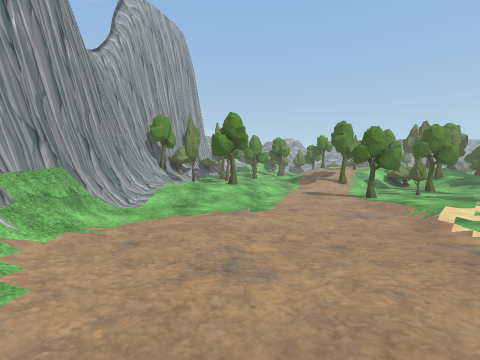
view 1 (above)

16 first-person views from a walk through a 3-D level made in the Unity game engine. The camera is 1.5 m above the floor, tilts 4° down and sees 90° across. The floor is counted in squares, 1 m on a side. Each view is taken from the middle of a square. On the plan, view 1 faces up. The plan holds only what a view shows up to about 13 squares ahead; the rest is blank. The place goes on beyond the plan. The player character is not drawn. Some animated figures are left out. Some surface patterns are stand-ins.

view 2
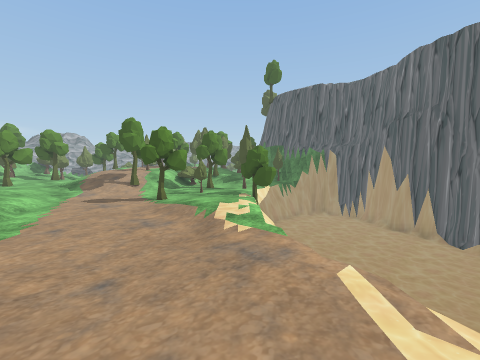

view 3
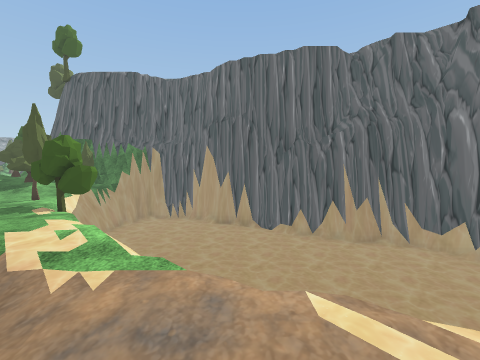

view 4
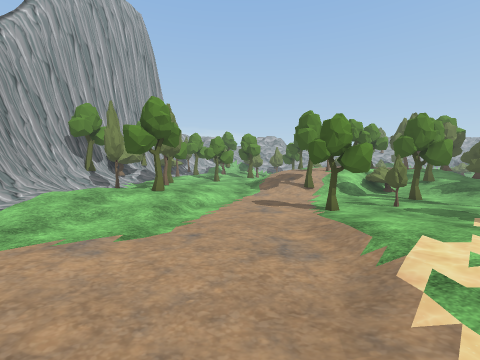

view 5
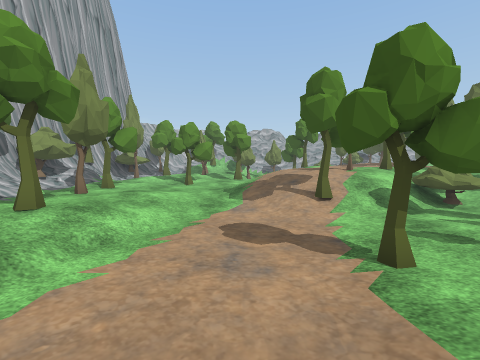

view 6
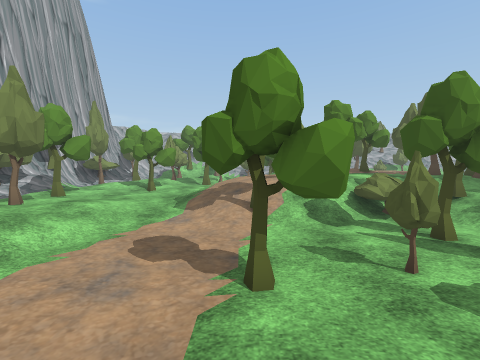

view 7
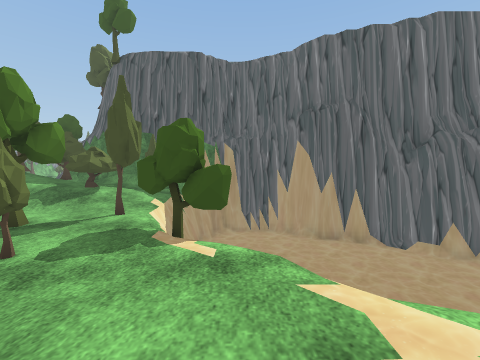

view 8
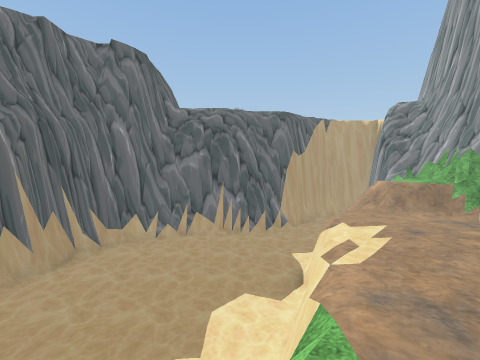

view 9
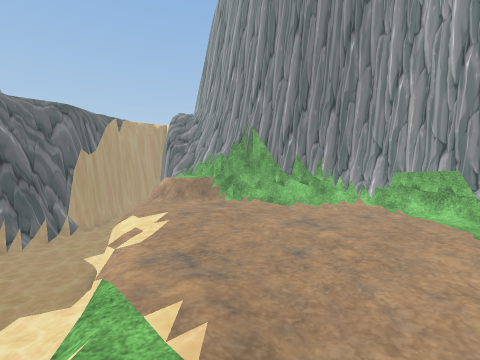

view 10
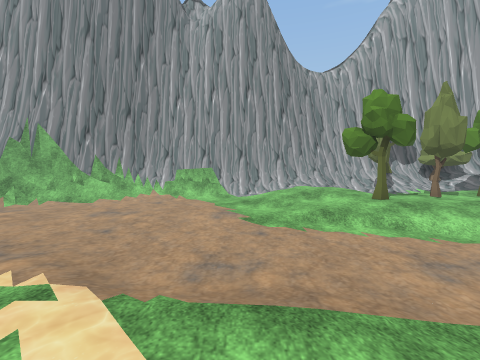

view 11
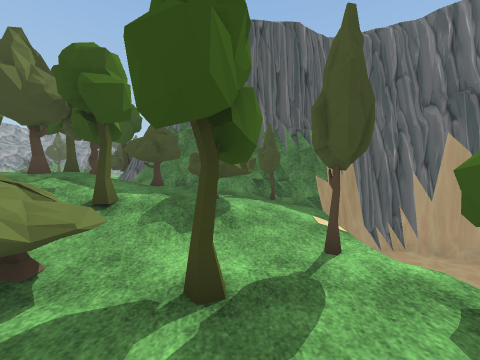

view 12
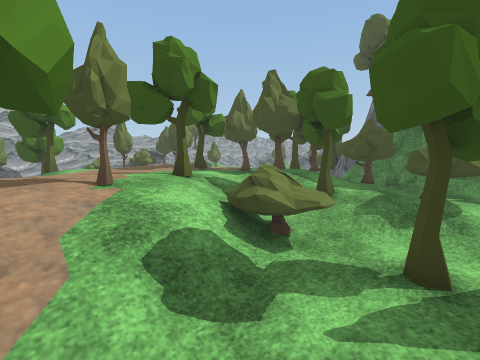

view 13
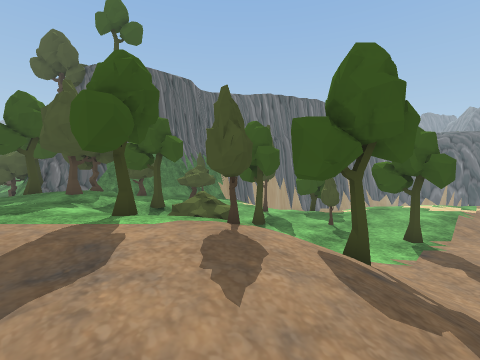

view 14
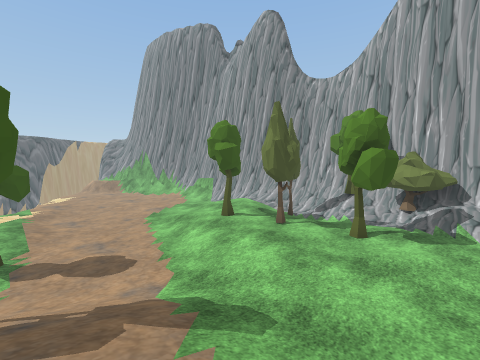

view 15
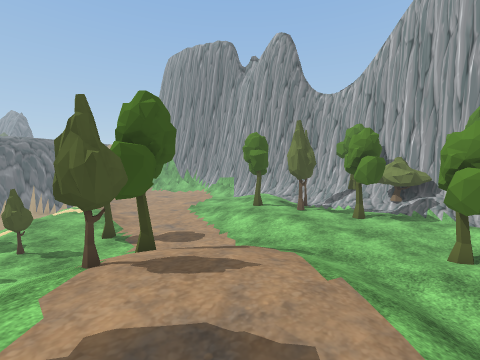

view 16
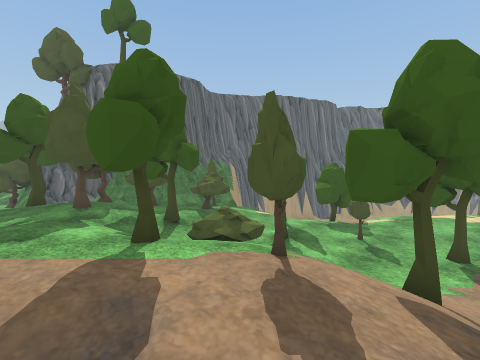

### Floor plan
Key: @ floor where view 1 was taken; # wall or solid block; . main floor; : floor 0.25 m higher than the main floor; - floor 0.25 m lower than the main floor; + floor 0.5 m higher than the main floor; * floor 1 m higher than the main floor; % floor 1.25 m higher than the main floor; / step, stairs or slope; = window, fence, low wall or low ledge; v drop or lower ground; T tree.
Columns run from 6 left of view 1 to 22 right of it. Each row starts with its distance up from view 1.
 21  #T/T+/TT+://***%%TTTTT*
 20 ##T/++:::::/****%%%***TT   TT
 19 #TT/+++::://***TT***TT*T /T#T
 18 #TT++TT::://**%*TT//TTT  ###
 17 ##T:++:::.///*T*////TTT=##
 16 #T//+T++:.///T///TTTTTT##
 15 #//:+TT:/--//T//TT//+TT##
 14 #/:T:++:/----....../TT+#
 13 #///+TT/------...TT/TT+#
 12 #=/++T:/----TT.T..T.::T#
 11 ##/+/::/----TT....T.../#
 10  #/+:/.-----....TTvvvvv##
  9  #/:/..----.....TT vvvvv#
  8  #/....----.:::vTTvvvvvv#
  7  #/....----.::v  vvvvvvv#
  6  #/....----/:v  vvvvvvvv#
  5  #/.....--../   vvvvvvv##
  4  #/.........v  vvvvvvvv##
  3  #=/.......v   vvvvvvv=#
  2  ##/.......vvvvvvvvvvv##
  1   #=.......vvvvvvvvvvv#
  0   ##..@...vvvvvvvvvvvv#
 -1    ##.....vvvvvvvvvvvv#
 -2    #===..vvvvvvvvvvvvv#
 -3    ###=:vvvvvvvvvvvvv##
 -4    ##**v vvvvvvvvvvv##
 -5     ##  vvvvvvvvvvvv#
 -6   ####  vvvvvvvvvv###
 -7   #  #  vvvvvvvvv###

Positions as (right, up) in squares from view 1, and headings:
1: (0, 0), facing up
2: (1, 1), facing up-right
3: (2, 3), facing right
4: (3, 3), facing up
5: (4, 8), facing up
6: (6, 8), facing up
7: (5, 8), facing right
8: (6, 6), facing down
9: (6, 7), facing down-left
10: (8, 8), facing left
11: (8, 13), facing right
12: (7, 13), facing up-right
13: (5, 20), facing down-right
14: (6, 20), facing down-left
15: (9, 21), facing down-left
16: (6, 20), facing down-right
